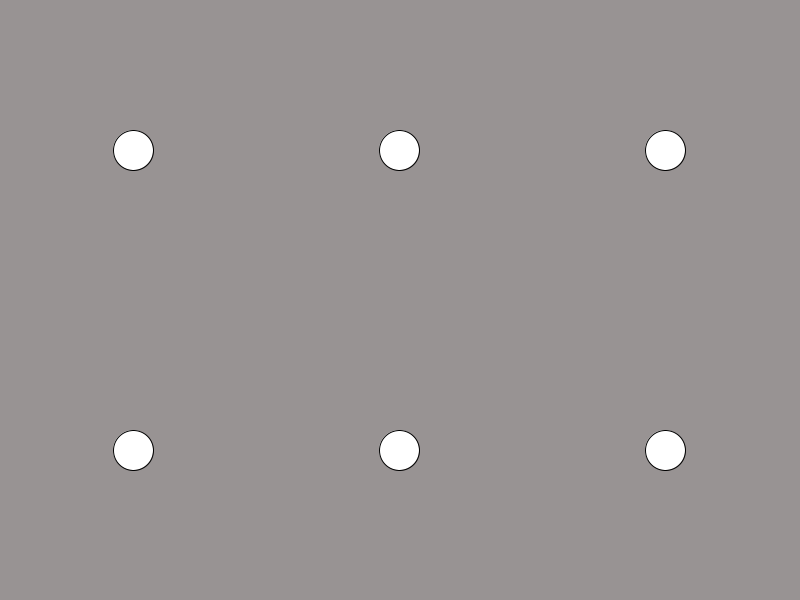
Frame 1 (no input)
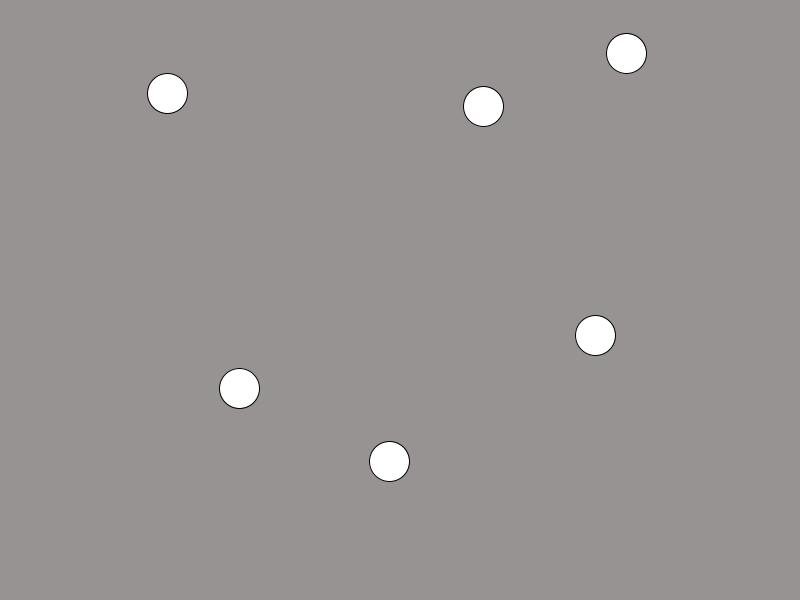
Frame 60 (the mouse pressed at the canvas centre just before this capture)
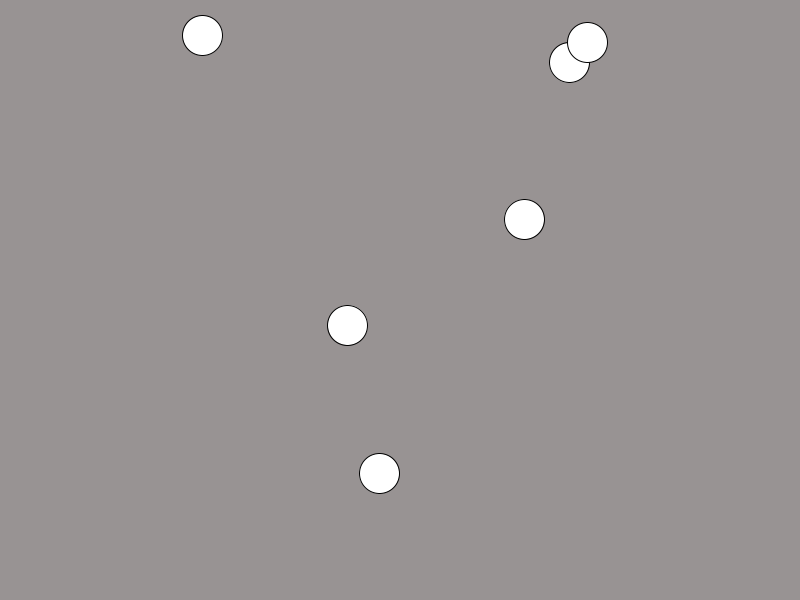
Frame 120 (the mouse held since frame 60 and released just before this capture)

The Processing sketch that drew these frames (run headless with seeded random() and noise(); from frame 60 on, the mouse is pressed at the canvas centre):

// Processing sketch: Estacionamiento
// ── Estacionamiento.pde
Movil [][] moviles;
int filas = 2;
int columnas = 3;

void setup() {
  size(800, 600);
  moviles = new Movil[columnas][filas];
  float sepX = width/columnas;
  float sepY = height/filas;

  for (int i = 0; i<columnas; i++) {
    for (int j = 0; j<filas; j++) {
      float posX = (i * sepX) + (sepX/2);
      float posY = (j * sepY) + (sepY/2);
      moviles[i][j] = new Movil(posX, posY);
    }
  }
}

void draw() {
  //  println(frameRate);
  background(#989393);
  for (int i = 0; i<columnas; i++) {
    for (int j = 0; j<filas; j++) {
      moviles[i][j].mostrar();
      moviles[i][j].mover();
    }
  }
}

// ── class.pde
class Movil {
  PVector pos, vel;
  int r = 40;

  Movil(float x, float y) {
    pos = new PVector(x, y);
    vel = new PVector(random(-2, 2), random(-2, 2));
  }

  void mover() {
    pos.add(vel);
    contener();
  }

  void mostrar() {
    ellipse(pos.x, pos.y, r, r);
  }

  void contener() {
    if (pos.x < 0 || pos.x > width) {
      pos.sub(vel);
      vel.x = vel.x * (-1);
    }
    if (pos.y < 0 || pos.y > height) {
      pos.sub(vel);
      vel.y = vel.y * (-1);
    }
  }

  Movil(float x, float y, float Vx, float Vy) {
    pos = new PVector(x, y);
    vel = new PVector(Vx, Vy);
  }
}
